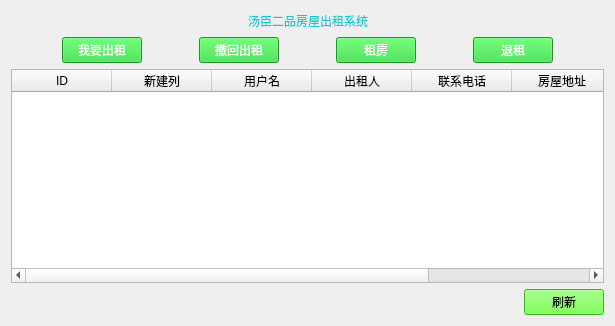
<?xml version="1.0" encoding="UTF-8"?>
<ui version="4.0">
 <class>HouseRenterWidget</class>
 <widget class="QWidget" name="HouseRenterWidget">
  <property name="geometry">
   <rect>
    <x>0</x>
    <y>0</y>
    <width>615</width>
    <height>326</height>
   </rect>
  </property>
  <property name="windowTitle">
   <string>Form</string>
  </property>
  <layout class="QGridLayout" name="gridLayout">
   <item row="0" column="0">
    <layout class="QVBoxLayout" name="verticalLayout">
     <item>
      <layout class="QHBoxLayout" name="horizontalLayout_2">
       <item>
        <spacer name="horizontalSpacer_5">
         <property name="orientation">
          <enum>Qt::Horizontal</enum>
         </property>
         <property name="sizeHint" stdset="0">
          <size>
           <width>40</width>
           <height>20</height>
          </size>
         </property>
        </spacer>
       </item>
       <item>
        <widget class="QLabel" name="label">
         <property name="styleSheet">
          <string notr="true">color: rgb(12, 202, 212);
font: 20pt &quot;华文细黑&quot;;</string>
         </property>
         <property name="text">
          <string>汤臣二品房屋出租系统</string>
         </property>
        </widget>
       </item>
       <item>
        <spacer name="horizontalSpacer_6">
         <property name="orientation">
          <enum>Qt::Horizontal</enum>
         </property>
         <property name="sizeHint" stdset="0">
          <size>
           <width>40</width>
           <height>20</height>
          </size>
         </property>
        </spacer>
       </item>
      </layout>
     </item>
     <item>
      <layout class="QHBoxLayout" name="horizontalLayout">
       <item>
        <spacer name="horizontalSpacer">
         <property name="orientation">
          <enum>Qt::Horizontal</enum>
         </property>
         <property name="sizeHint" stdset="0">
          <size>
           <width>40</width>
           <height>20</height>
          </size>
         </property>
        </spacer>
       </item>
       <item>
        <widget class="QPushButton" name="pushButton">
         <property name="styleSheet">
          <string notr="true">color: rgb(255, 255, 255);
border-color: rgb(255, 255, 255);
alternate-background-color: rgb(255, 255, 255);
background-color: rgb(35, 213, 47);
font: 12pt &quot;华文细黑&quot;;</string>
         </property>
         <property name="text">
          <string>我要出租</string>
         </property>
        </widget>
       </item>
       <item>
        <spacer name="horizontalSpacer_2">
         <property name="orientation">
          <enum>Qt::Horizontal</enum>
         </property>
         <property name="sizeHint" stdset="0">
          <size>
           <width>40</width>
           <height>20</height>
          </size>
         </property>
        </spacer>
       </item>
       <item>
        <widget class="QPushButton" name="pushButton_2">
         <property name="styleSheet">
          <string notr="true">color: rgb(255, 255, 255);
border-color: rgb(255, 255, 255);
alternate-background-color: rgb(255, 255, 255);
background-color: rgb(35, 213, 47);
font: 12pt &quot;华文细黑&quot;;</string>
         </property>
         <property name="text">
          <string>撤回出租</string>
         </property>
        </widget>
       </item>
       <item>
        <spacer name="horizontalSpacer_4">
         <property name="orientation">
          <enum>Qt::Horizontal</enum>
         </property>
         <property name="sizeHint" stdset="0">
          <size>
           <width>40</width>
           <height>20</height>
          </size>
         </property>
        </spacer>
       </item>
       <item>
        <widget class="QPushButton" name="pushButton_3">
         <property name="styleSheet">
          <string notr="true">color: rgb(255, 255, 255);
border-color: rgb(255, 255, 255);
alternate-background-color: rgb(255, 255, 255);
background-color: rgb(35, 213, 47);
font: 12pt &quot;华文细黑&quot;;</string>
         </property>
         <property name="text">
          <string>租房</string>
         </property>
        </widget>
       </item>
       <item>
        <spacer name="horizontalSpacer_7">
         <property name="orientation">
          <enum>Qt::Horizontal</enum>
         </property>
         <property name="sizeHint" stdset="0">
          <size>
           <width>40</width>
           <height>20</height>
          </size>
         </property>
        </spacer>
       </item>
       <item>
        <widget class="QPushButton" name="pushButton_4">
         <property name="styleSheet">
          <string notr="true">color: rgb(255, 255, 255);
border-color: rgb(255, 255, 255);
alternate-background-color: rgb(255, 255, 255);
background-color: rgb(35, 213, 47);
font: 12pt &quot;华文细黑&quot;;</string>
         </property>
         <property name="text">
          <string>退租</string>
         </property>
        </widget>
       </item>
       <item>
        <spacer name="horizontalSpacer_3">
         <property name="orientation">
          <enum>Qt::Horizontal</enum>
         </property>
         <property name="sizeHint" stdset="0">
          <size>
           <width>40</width>
           <height>20</height>
          </size>
         </property>
        </spacer>
       </item>
      </layout>
     </item>
     <item>
      <widget class="QTableWidget" name="tableWidget">
       <column>
        <property name="text">
         <string>ID</string>
        </property>
       </column>
       <column>
        <property name="text">
         <string>新建列</string>
        </property>
       </column>
       <column>
        <property name="text">
         <string>用户名</string>
        </property>
       </column>
       <column>
        <property name="text">
         <string>出租人</string>
        </property>
       </column>
       <column>
        <property name="text">
         <string>联系电话</string>
        </property>
       </column>
       <column>
        <property name="text">
         <string>房屋地址</string>
        </property>
       </column>
       <column>
        <property name="text">
         <string>出租对象</string>
        </property>
       </column>
      </widget>
     </item>
     <item>
      <layout class="QHBoxLayout" name="horizontalLayout_3">
       <item>
        <spacer name="horizontalSpacer_8">
         <property name="orientation">
          <enum>Qt::Horizontal</enum>
         </property>
         <property name="sizeHint" stdset="0">
          <size>
           <width>40</width>
           <height>20</height>
          </size>
         </property>
        </spacer>
       </item>
       <item>
        <widget class="QPushButton" name="pushButton_5">
         <property name="styleSheet">
          <string notr="true">background-color: rgb(86, 255, 39);
font: 25 12pt &quot;微软雅黑 Light&quot;;</string>
         </property>
         <property name="text">
          <string>刷新</string>
         </property>
        </widget>
       </item>
      </layout>
     </item>
    </layout>
   </item>
  </layout>
 </widget>
 <resources/>
 <connections/>
</ui>
